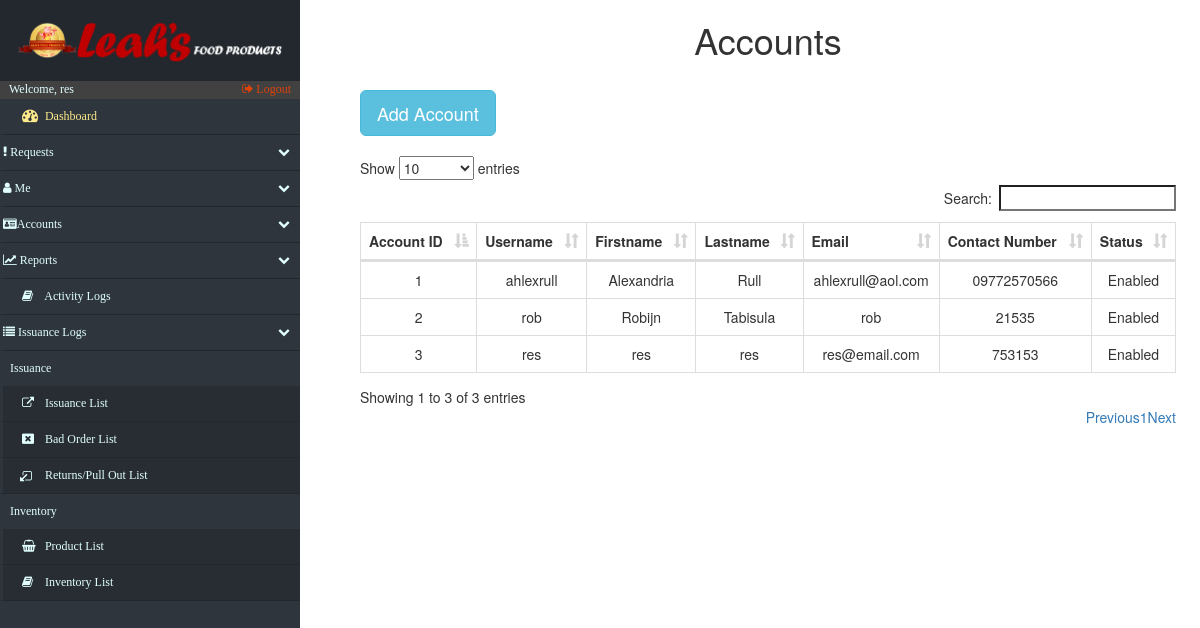
Before: /issuance_Returns.php (signed in) with the older database file.
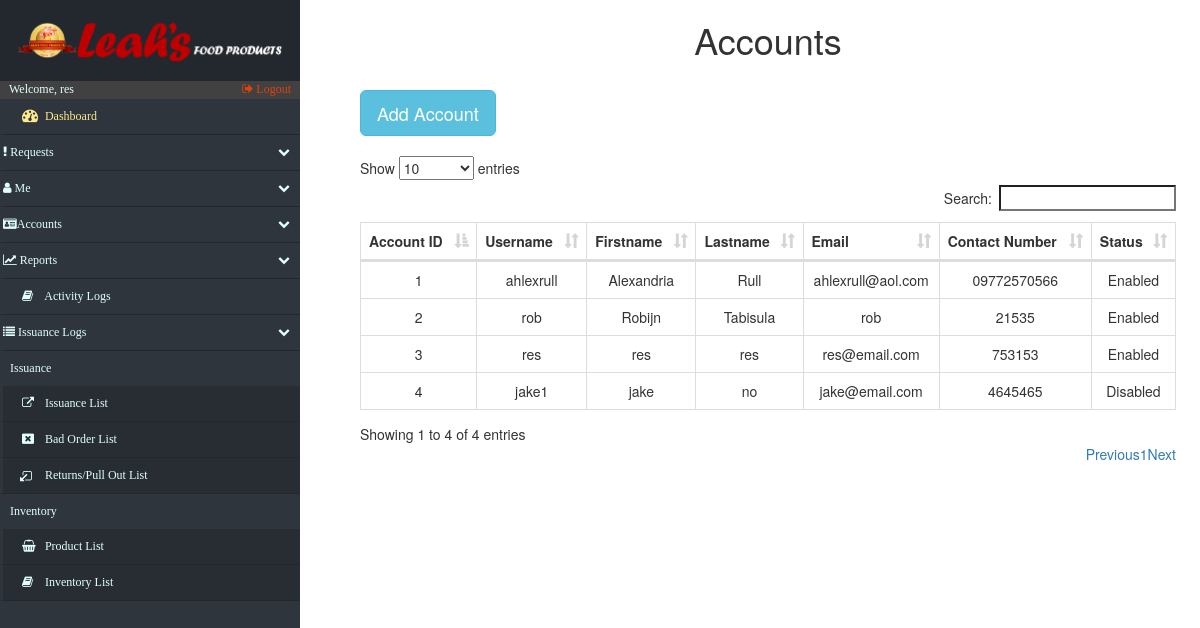
After: the same page with the newer database file.
### tables this page shows
CREATE TABLE `accounts` (
  `acc_id` int(12) NOT NULL,
  `username` varchar(15) NOT NULL,
  `first_name` varchar(20) NOT NULL,
  `last_name` varchar(20) NOT NULL,
  `password` varchar(128) NOT NULL,
  `email` varchar(20) NOT NULL,
  `contact_no` varchar(20) NOT NULL,
  `status` varchar(10) NOT NULL DEFAULT 'Disabled',
  `branch` varchar(50) DEFAULT NULL,
  `acctype` varchar(45) DEFAULT NULL
);

### issuance_Returns.php (the view, shortened to what the changed rows need)
<!DOCTYPE html>
<html lang="en">
<head>
    <?php include('fragments/config.php') ?>
    <link rel="stylesheet" href="https://maxcdn.bootstrapcdn.com/bootstrap/3.3.7/css/bootstrap.min.css">
    <link href="src/css/datatables.css" rel="stylesheet">
    <link href="//maxcdn.bootstrapcdn.com/font-awesome/4.2.0/css/font-awesome.min.css" rel="stylesheet">
    <link href="src/css/sidebar.css" rel="stylesheet">
    <link href="src/css/custom.css" rel="stylesheet">
</head>
<body>
    <div id="page-content-wrapper">
        <div class="containers">
            <table class="table table-striped table-bordered">
                <h1 align="center">Accounts</h1>
            </table>
            <?php
							$retrieve = ("SELECT acc_id, username, first_name, last_name, email, contact_no, status FROM accounts ");
							$results = mysqli_query($db, $retrieve);
						?>
                <table class="table table-striped table-bordered">
                    <button type="button" class="btn btn-info btn-lg" data-toggle="modal" data-target="#myModal">Add Account</button>
                </table>
                <table id="datatables" class="table table-hover table-bordered dataTable" cellspacing="0" width="100%" role="grid" aria-describedby="myTable_info" style="width: 100%;">
                    <thead>
                        <tr>
                            <th>Account ID</th>
                            <th>Username</th>
                            <th>Firstname</th>
                            <th>Lastname</th>
                            <th>Email</th>
                            <th>Contact Number</th>
                            <th>Status</th>
                        </tr>
                    </thead>
                    <tbod y>
                        <?php
							foreach ($results as $data):
						?>
                            <tr>
                                <td data-title="accountID">
                                    <?php echo $data["acc_id"]; ?>
                                </td>
                                <td data-title="user_name">
                                    <?php echo $data["username"]; ?>
                                </td>
                                <td data-title="fname">
                                    <?php echo $data["first_name"]; ?>
                                </td>
                                <td data-title="lname">
                                    <?php echo $data["last_name"]; ?>
                                </td>
                                <td data-title="mail">
                                    <?php echo $data["email"]; ?>
                                </td>
                                <td data-title="cno">
                                    <?php echo $data["contact_no"]; ?>
                                </td>
                                <td data-title="status">
                                    <?php echo $data["status"]; ?>
                                </td>
                            </tr>
                            <?php
							endforeach;
						?>
                </table>
        </div>
    </div>
</body>
</html>

Changed rows visible on the page:
added accounts: acc_id "4", username "jake1", first_name "jake", last_name "no", email "jake@email.com", contact_no "4645465", status "Disabled"
Other visible differences:
text written by a page script: "Show entries Search: Showing 1 to 3 of 3 entries Previous 1 Next" → "Show entries Search: Showing 1 to 4 of 4 entries Previous 1 Next"
